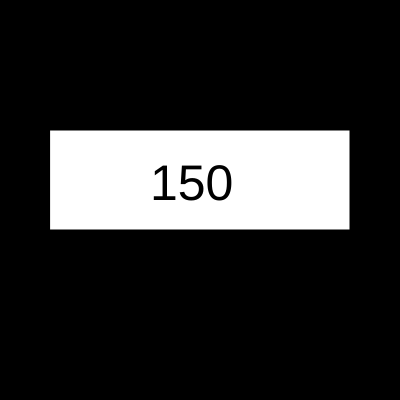
Frame 1 (no input)
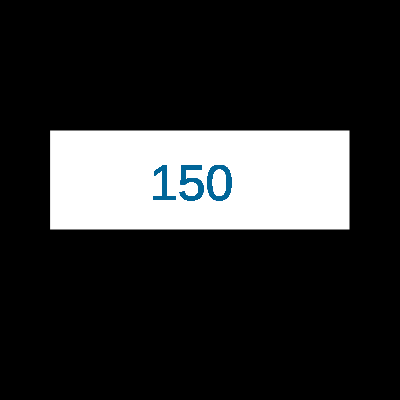
Frame 60 (no input)
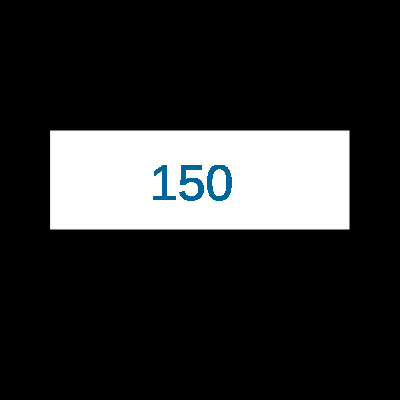
Frame 120 (the mouse pressed at the canvas centre since frame 60)

The p5.js sketch that drew these frames (run headless with seeded random() and noise() and a simulated clock; from frame 60 on, the mouse is pressed at the canvas centre):

// p5.js sketch
// ── sketch.js
var area1;

function setup() {
  createCanvas(400, 400);
  background(0);
  rect(50,130,300,100);
  area1 = area(10,15);
  console.log(area1);
}

function draw() {
  textSize(50);
  //text(area(10,15), 10, 30);
  text(area1, 150, 200);
  fill(0, 102, 153);


}
 function area(base,altura){
   var area = base*altura;
   return area;
 }
